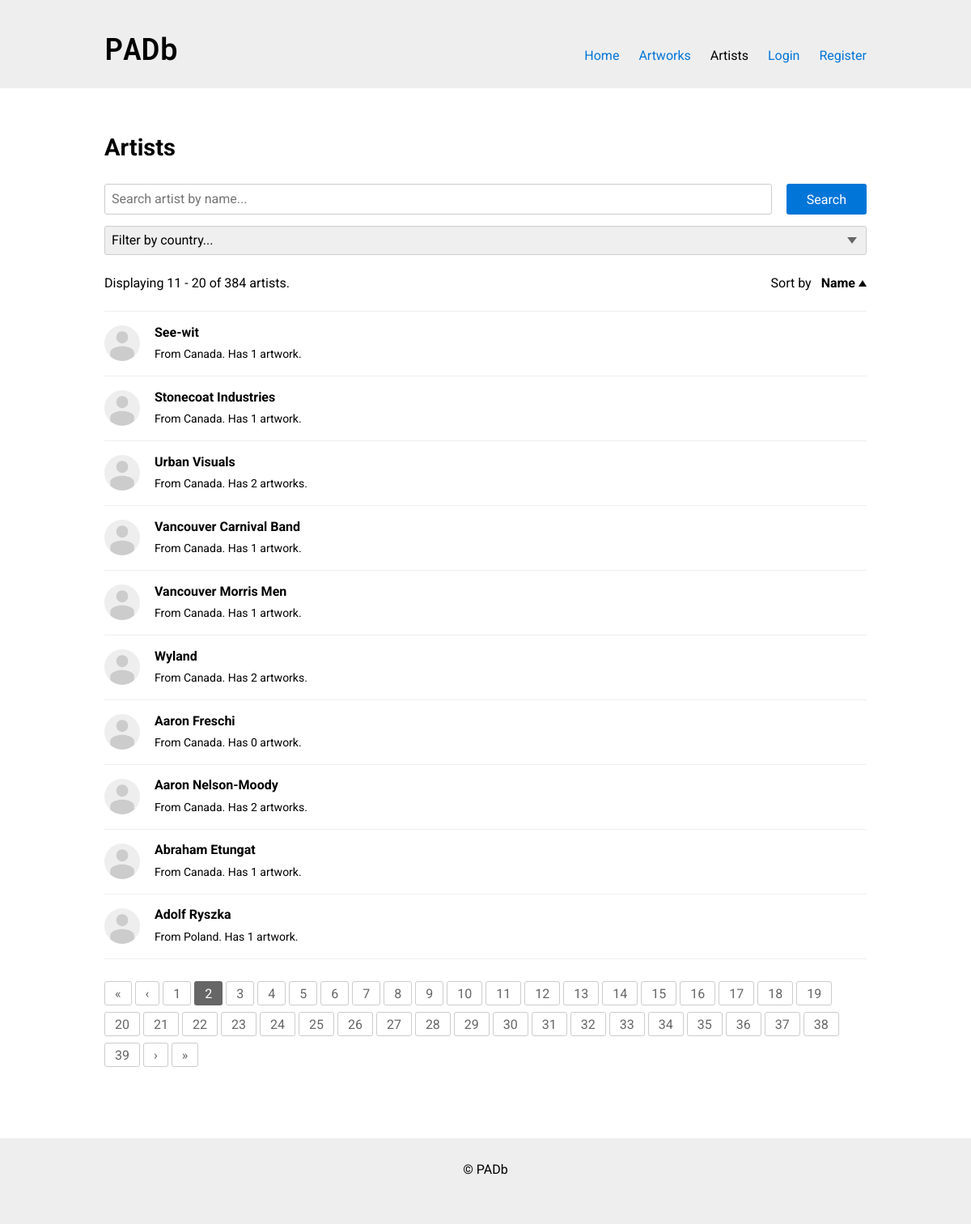
Page /artists.php?page=2 on the committed database.
### tables this page shows
CREATE TABLE `artists` (
  `artistID` int(11) NOT NULL,
  `firstName` text,
  `lastName` text NOT NULL,
  `websiteURL` text,
  `biography` text,
  `biographyURL` text,
  `photoURL` text,
  `countryID` int(11) DEFAULT NULL
);

CREATE TABLE `countries` (
  `countryID` int(11) NOT NULL,
  `name` varchar(255) NOT NULL
);

### private/functions.php (called while the page is built, shortened)
<?php
function get_url_params($params) {
  $url = '?';
  $count = 0;
  foreach ($params as $key=>$value) {
    if ($count++ > 0) $url .= '&';
    $url .= "$key=" . urlencode($value);
  }
  return $url;
}
function get_sanitized_text($text) {
  return htmlspecialchars(utf8_encode($text));
}
function get_artist_name($fname, $lname) {
  $output = $fname;
  if (!empty($lname)) {
    $output .= ' ' . $lname;
  }
  return get_sanitized_text($output);
}
function is_url_external($url) {
  $components = parse_url($url);
  return !empty($components['host']) && strcasecmp($components['host'], 'example.com');
}
function get_image_cache($url) {
  if (!is_url_external($url)) return $url;
  return NULL;
}
function get_artist_photo($url) {
  return get_sanitized_text(get_image_cache($url) ?? 'images/artist.png');
}
require_once('functions.pagination.php');
?>

### public_html/artists.php (the view, shortened to what this page needs)
<?php
require('../private/functions.php');
$limit = 10;
$search_query = $_GET['query'] ?? NULL;
$sort_order = (isset($_GET['sort_order']) && $_GET['sort_order'] === 'desc') ? 'desc' : 'asc';
$page = max(isset($_GET['page']) ? intval($_GET['page']) : 1, 1);
require('../private/header.php');
?>
<section class="l-section l-wrap">
  <h1>
    Artists
  </h1>
  <form method="get" class="drop">
    <div class="form-inline drop-sm">
      <input id="query" type="text" name="query" value="<?php echo get_sanitized_text($search_query); ?>" placeholder="Search artist by name..." class="fill-width form-inline__input">
      <input type="submit" value="Search" class="btn btn--primary">
    </div>
    <div class="form-select fill-width">
      <select name="country" class="select-filter">
        <option value="">Filter by country...</option>
      </select>
    </div>
  </form>
  <?php
    $query = " FROM artists A INNER JOIN countries C ON C.countryID = A.countryID";
    $filter_desc = '';
    $order_by = 'A.firstName, A.lastName ' . (($sort_order === 'asc') ? 'ASC' : 'DESC');
    $stmt = $db->prepare("SELECT COUNT(*) $query");
    $stmt->execute();
    $total_rows = $stmt->get_result()->fetch_row()[0];
    if ($total_rows < 1):
  ?>
  <p>
    No artists found.
  </p>
  <?php
    else:
    $offset = $limit * ($page - 1);
    $stmt = $db->prepare("SELECT A.artistID, A.firstName, A.lastName, A.photoURL,
      C.name AS country,
      (SELECT COUNT(*)
        FROM artistArtworks
        WHERE artistID = A.artistID) AS artworks
      $query
      ORDER BY $order_by
      LIMIT $limit OFFSET $offset");
    $stmt->execute();
    $res1 = $stmt->get_result();
    $offset_start = $offset + 1;
    $offset_end = $offset + $res1->num_rows;
  ?>
  <div class="split drop">
    <div>
      Displaying <?php echo "$offset_start - $offset_end of $total_rows"; ?> artists<?php echo $filter_desc; ?>.
    </div>
    <div>
      <?php
        $url_params = $_GET;
        $url_params['sort_order'] = $sort_order === 'asc' ? 'desc' : 'asc';
        $sort = get_url_params($url_params);
      ?>
      Sort by
      <a href="<?php echo $sort; ?>" class="a-sort -active <?php if ($sort_order === 'desc') echo ' -alt'; ?>">Name</a>
    </div>
  </div>
  <ul class="list">
    <?php
      while ($artist = $res1->fetch_assoc()):
        $artist_id = intval($artist['artistID']);
        $name = get_artist_name($artist['firstName'], $artist['lastName']);
        $artist_url = "artist.php?id=$artist_id";
        $photo_url = get_artist_photo($artist['photoURL']);
        $country = get_sanitized_text($artist['country']);
        $artworks = intval($artist['artworks']);
    ?>
    <li class="list__item">
      <a href="<?php echo $artist_url; ?>" class="list__thumbnail list__thumbnail--person" style="background-image:url('<?php echo $photo_url; ?>')"></a>
      <div class="list__text">
        <a href="<?php echo $artist_url; ?>" class="a-inherit">
          <strong><?php echo $name; ?></strong>
        </a><br>
        <small>
          <?php if (!empty($country)) echo 'From ' . $country . '.'; ?>
          Has <?php echo $artworks; ?> artwork<?php if ($artworks > 1) echo 's'; ?>.
        </small>
      </div>
    </li>
    <?php endwhile; ?>
  </ul>
  <?php
    endif;
  ?>
</section>
<?php require('../private/footer.php'); ?>

### public_html/css/styles.css (style rules this page uses)
html { line-height:1.15;-webkit-text-size-adjust:100% }
body { margin:0 }
h1 { font-size:2em;margin:0.67em 0 }
a { background-color:transparent }
b,strong { font-weight:bolder }
small { font-size:80% }
button,input,optgroup,select,textarea { font-family:inherit;font-size:100%;line-height:1.15;margin:0 }
button,input { overflow:visible }
button,select { text-transform:none }
button,[type="button"],[type="reset"],[type="submit"] { -webkit-appearance:button }
.fill-width { width:100% }
.drop { margin-bottom:1.6666rem }
.drop-sm { margin-bottom:.8333rem }
.split { display:flex;justify-content:space-between }
.a-inherit { color:inherit }
.a-sort { margin-left:.5rem }
.a-sort.-active { color:#000;font-weight:bold }
.a-sort.-active::after { display:inline-block;position:relative;top:-.0625rem;margin-left:.25rem;border:.3125rem solid transparent;border-bottom:.5rem solid #000;content:'' }
*,*::before,*::after { box-sizing:border-box }
html { height:100%;font-size:100% }
body { margin:0;background-color:#fff;height:100%;overflow-x:hidden;text-rendering:optimizeLegibility;line-height:1;color:#000;font-family:"Roboto",Arial,sans-serif;font-size:1rem;-webkit-tap-highlight-color:transparent }
p,h1,h2,h3,blockquote,ul,ol { margin-top:0;margin-bottom:1.6666rem;line-height:1.6666;font-size:1rem }
h1,.h1 { line-height:1.3125;font-size:1.8125rem }
small { font-size:.875rem }
a { text-decoration:none;color:#0275d8 }
.l-wrap { position:relative;margin-right:auto;margin-left:auto;padding-right:16px;padding-left:16px;max-width:60.875rem }
.l-section { padding-top:3.3332rem;padding-bottom:3.3332rem }
input:not([type='submit']):not([type='reset']):not([type='radio']),textarea,select { display:block;position:relative;border:solid 1px #ccc;border-radius:3px;padding:.5rem;-webkit-appearance:none }
.form-select { position:relative;border-radius:3px }
.form-select>select { width:100% }
.form-select::after { position:absolute;top:14px;right:12px;border:solid 6px transparent;border-top-width:8px;border-top-color:#666;content:'' }
.form-inline { display:flex }
.form-inline__input { margin-right:1.125rem }
.btn { display:inline-block;position:relative;transition-duration:.12s;transition-property:border, background-color, color;border:1px solid #ccc;border-radius:3px;background-color:#fff;cursor:pointer;padding:.6875rem 1.5rem .5625rem;line-height:1;color:#666;font-size:1rem;-webkit-appearance:none }
.btn--primary { border-color:transparent;background-color:#0275d8;color:#fff }
.list { padding-left:0;list-style:none }
.list__item { display:flex;border-bottom:1px solid #eee;padding:.7708rem 0 .8333rem }
.list__item:first-of-type { border-top:1px solid #eee }
.list__thumbnail { margin-right:1.125rem;background-color:#eee;background-repeat:no-repeat;background-size:cover;width:100%;max-width:6rem }
.list__thumbnail::after { display:block;padding-top:66.6666%;content:'' }
.list__thumbnail--person { align-self:center;border-radius:50%;max-width:2.75rem;min-height:0 }
.list__thumbnail--person::after { padding-top:100% }
.list__text { align-self:center;width:100% }

### rows in the picture
artists: name "See-wit", countryID.name "Canada", artworks "1"
artists: name "Stonecoat Industries", countryID.name "Canada", artworks "1"
artists: name "Urban Visuals", countryID.name "Canada", artworks "2"
artists: name "Vancouver Carnival Band", countryID.name "Canada", artworks "1"
artists: name "Vancouver Morris Men", countryID.name "Canada", artworks "1"
artists: name "Wyland", countryID.name "Canada", artworks "2"
artists: name "Aaron Freschi", countryID.name "Canada", artworks "0"
artists: name "Aaron Nelson-Moody", countryID.name "Canada", artworks "2"
artists: name "Abraham Etungat", countryID.name "Canada", artworks "1"
artists: name "Adolf Ryszka", countryID.name "Poland", artworks "1"

### other values in the picture
$offset_start "11"
$offset_end "20"
$total_rows "384"
